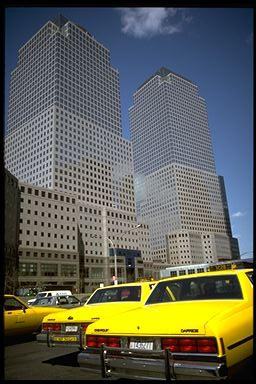
%> input picture TIM/TP/MyTpTIM/Image_jpg/ville02032.JPG, 256 x 384 px
$ octave TP_colormap.m   (GNU Octave 9; MATLAB toolbox functions it lacks are replaced by stand-ins)
%> lines starting %> are read from the running program, lines starting %| are printed output that depends on the picture
%-----------------------------------------------------
% UE Traitement d'Images M1 Info
% TP1 programme TP_colormap.m
% Objectifs :
%  - Passage en niveau de gris
%  - Manipulation d'une table de couleurs
%------------------------------------------------------

%Fermer toutes les figures et vider la m閙oire
close all
clear

%Nom du r閜ertoire des images JPG
dir_ima='..\Image_jpg';

%Nom de l'image choisi
nomIma='ville02032';

%lecture de l'image
ima=imread([dir_ima '\' nomIma '.JPG']);
%> ima is the input picture: size 384x256x3 uint8; mean R, G, B 95.3, 97.2, 86.2

%maxima, minima
max(max(ima(:,:,1)))
%> ans = 255
max(max(ima(:,:,2)))
%> ans = 255
max(max(ima(:,:,3)))
%> ans = 255
min(min(ima(:,:,1)))
%> ans = 0
min(min(ima(:,:,2)))
%> ans = 0
min(min(ima(:,:,3)))
%> ans = 0

%image en niveau de gris
imaGris = 0.299*ima(:,:,1)+0.587*ima(:,:,2)+0.114*ima(:,:,3);
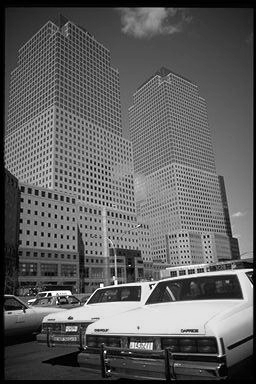
%> imaGris: size 384x256 uint8; min 0, max 255, mean 95.4

n1=figure;
subplot(1,2,1)
image(ima)
axis 'equal'
axis 'off'
title('image originale')
subplot(1,2,2)
image(imaGris)
colormap(gray(256))
gray(256)
axis 'equal'
axis 'off'
title('image en niveau de gris')

%comprendre l'instruction colormap
%lire la table des couleurs utilis閑 avec l'instruction colormap
%expliquer la s閝uence suivante d'instructions
n2=figure;
colormap(gray(256))
map = colormap
colormap(gray(64))
map = colormap


%Afficher l'image en niveau de gris avec 32 niveaux de gris
nbGris = 32;
pause

figure(n2)
colormap(gray(nbGris));
map = colormap
image(imaGris/(255/nbGris-1))
axis 'equal'
axis 'off'
title(['image en ' int2str(nbGris) ' niveau de gris'])
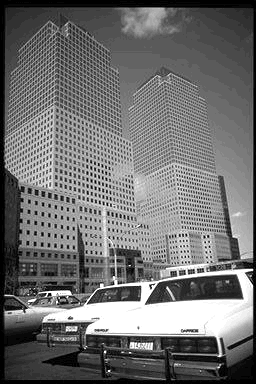
%> displayed picture: size 384x256x3, on the screen's scale of 0 to 255; min 0, max 255, mean 111.9

$ run again, with TIM/TP/MyTpTIM/Image_jpg/ville01042.JPG copied over TIM/TP/MyTpTIM/Image_jpg/ville02032.JPG
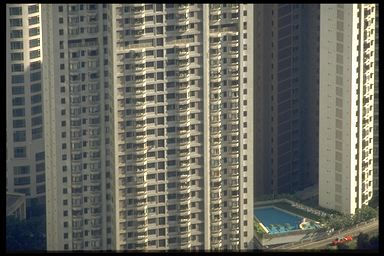
%> input picture TIM/TP/MyTpTIM/Image_jpg/ville01042.JPG, 384 x 256 px
%> ima is the input picture: size 256x384x3 uint8; mean R, G, B 104.5, 104.3, 95.2
%> `max(max(ima(:,:,1)))`: ans = 255
%> `min(min(ima(:,:,1)))`: ans = 0
%> `imaGris = 0.299*ima(:,:,1)+0.587*ima(:,:,2)+0.114*ima(:,:,3);`:
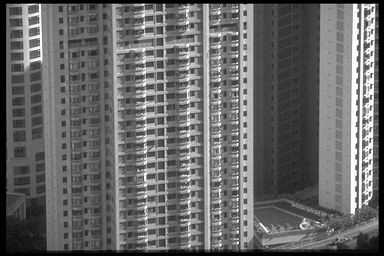
%> imaGris: size 256x384 uint8; min 0, max 255, mean 103.3
%> `title(['image en ' int2str(nbGris) ' niveau de gris'])`:
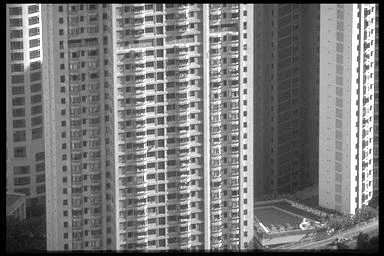
%> displayed picture: size 256x384x3, on the screen's scale of 0 to 255; min 0, max 255, mean 120.7
